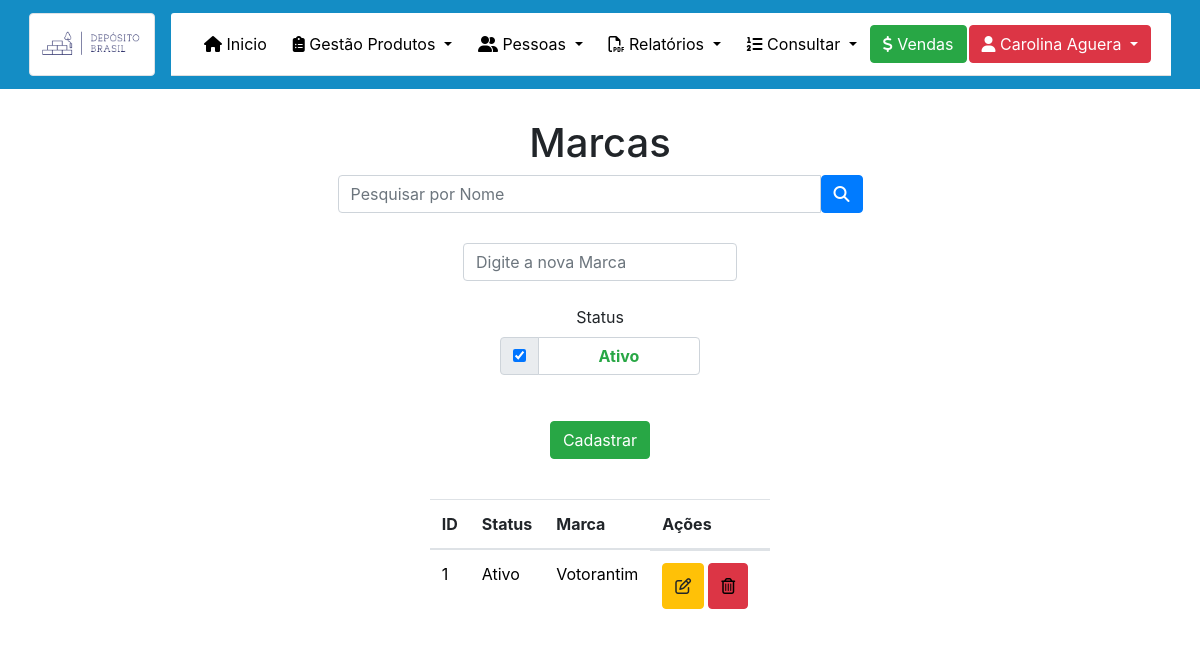
Before: /Admin/Marca.php (signed in) with the older database file.
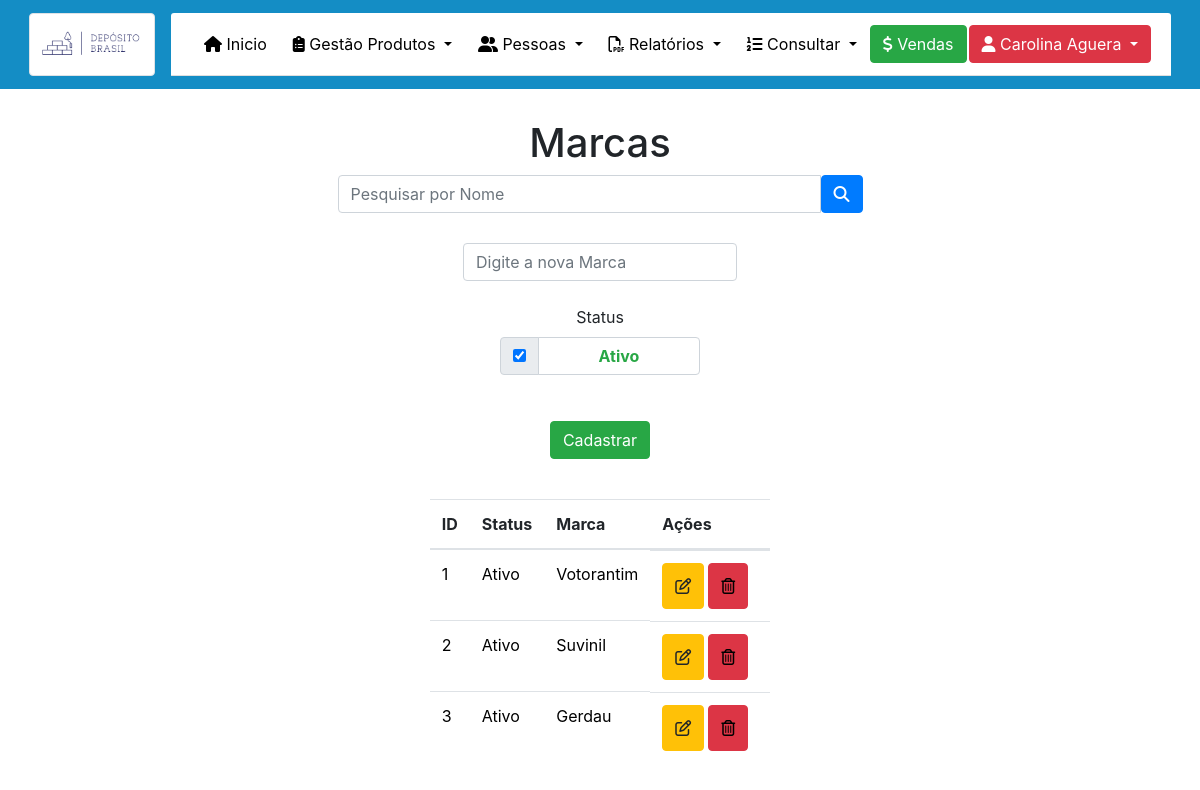
After: the same page with the newer database file.
### tables this page shows
CREATE TABLE `marca` (
  `id` int(11) NOT NULL,
  `status` tinyint(1) NOT NULL,
  `nome` varchar(45) NOT NULL
);

### Admin/Marca.php (the view, shortened to what this page needs)
<!DOCTYPE html>
<html lang="pt-br">
<?php
require_once("../dependencias.php");
require_once("../menu.php");
$conexao = mysqli_connect('127.0.0.1', 'root', '', 'tcc');
$where = "";
$sqlPesquisar = "select * from marca" . $where;
$marcas = mysqli_query($conexao, $sqlPesquisar);
?>
<head>
</head>
<body class="teste">
    <h1 style="text-align: center; margin-top: 30px;">Marcas</h1>
    <center class="container">
        <div class="col-sm-6">
            <form action="Marca.php" method="post">
                <div class="input-group ">
                    <input type="text" class="form-control" placeholder="Pesquisar por Nome" name="nomePesquisar">
                    <button class="btn btn-primary" type="submit" name="pesquisar"><i class="fas fa-search"></i></button>
                </div>
            </form>
        </div>
        <form name="form" method="POST" action="Marca.php" class="needs-validation" novalidate>
            <input type="text" class="form-control" name="nome" style="width: auto; margin-top: 30px;" placeholder="Digite a nova Marca" required>
            <br>
            <div class="form-group "><label class="control-label" style="width: 200px !important;" for="status">Status</label>
                <div class="input-group" style="width: 200px !important;">
                    <div class="input-group-prepend">
                        <div class="input-group-text">
                            <input type="checkbox" name="status" value="1" id="status" onclick="teste1(this);" checked>
                        </div>
                    </div>
                    <div class="form-control"><strong class="text-success" id="statuscadastrar">Ativo</strong></div>
                </div>
            </div>
            <button type="submit" class="btn btn-success" style="margin-top: 30px;" name="salvar">Cadastrar</button>
        </form>
        <div class="table-responsive">
            <table class="table table-hover" style="margin-top: 40px; width: auto;">
                <thead>
                    <tr>
                        <th scope="col">ID</th>
                        <th scope="col">Status</th>
                        <th scope="col">Marca</th>
                        <th scope="col">Ações</th>
                    </tr>
                </thead>
                <tbody style="color: black;">
                    <?php
                    while ($data = mysqli_fetch_array($marcas)) {
                        if ($data['status'] == 1) {
                            $statusProduto = 'Ativo';
                        } else {
                            $statusProduto = 'Inativo';
                        } ?>
                    <tr>
                        <td><?= $data['id']  ?></td>
                        <td><?= $statusProduto  ?></td>
                        <td><?= $data['nome']  ?></td>
                        <td class="actions d-flex" style="width: 120px;">
                            <form action="Marca.php" name="form" method="post" class="needs-validation" novalidate>
                                <button class="btn btn-warning btn-xs" type="button" style="margin-right: 4px; height: 46px; width: auto; " data-toggle="modal" data-target="#modalExemplo<?= $data['id'] ?>"><i class="far fa-edit"></i></button>
                            </form>
                            <button class="btn btn-danger btn-xs" type="button" data-toggle="modal" data-target="#ExemploModalCentralizado1<?= $data['id'] ?>"><i class="far fa-trash-alt" style="color: black;"></i></button>
                        </td>
                    </tr>
                    <?php  }    ?>
                </tbody>
            </table>
        </div>
    </center>
</body>
</html>

Changed rows visible on the page:
added marca: id "2", status "Ativo", nome "Suvinil"
added marca: id "3", status "Ativo", nome "Gerdau"
